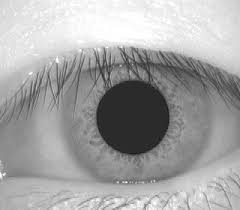
%> input picture images.jpg, 240 x 210 px
$ octave --eval "result = pupilfinder(imread('images.jpg'));"   (GNU Octave 9; MATLAB toolbox functions it lacks are replaced by stand-ins)
%> lines starting %> are read from the running program, lines starting %| are printed output that depends on the picture; in (x1, y1, x2, y2) boxes, pixels count from 0 and x2, y2 are one past the last pixel; in counts of white or black regions, pixels touching at a corner belong together; the program's own positions count from 1
%PUPILFINDER.M

function [cx,cy,rx,ry]=pupilfinder(F)
% USE: [cx,cy,rx,ry]=pupilfinder(imagename)
% Arguments: imagename: is the input image of an human iris
% Purpose:
% perform image segmentation and finds the center and two
% (vertical and horizontal) radius of the iris pupil
% Example: [cx,cy,rx,ry]=pupilfinder('image.bmp')
% cx and cy is the position of the center of the pupil
% rx and ry is the horizontal radius and vertical radius of the pupil
G=imread('cc.bmp');
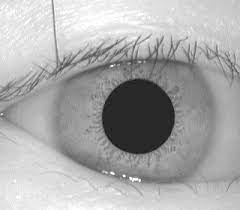
%> input picture cc.bmp, 240 x 210 px
%> G is the input picture: size 210x240x3 uint8; min 15, max 255, mean 170.5
bw_70=(G>100);
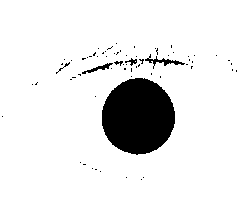
%> bw_70: size 210x240x3 logical; 90.4% white; 68 black regions (62 under 20 px), largest, box (x1, y1, x2, y2) and area: (102, 78, 175, 155) 4360, (145, 54, 185, 69) 148, (82, 63, 113, 74) 98, (125, 58, 137, 66) 40, (56, 62, 70, 74) 25, (114, 61, 123, 66) 23
%> (the run ends here)
